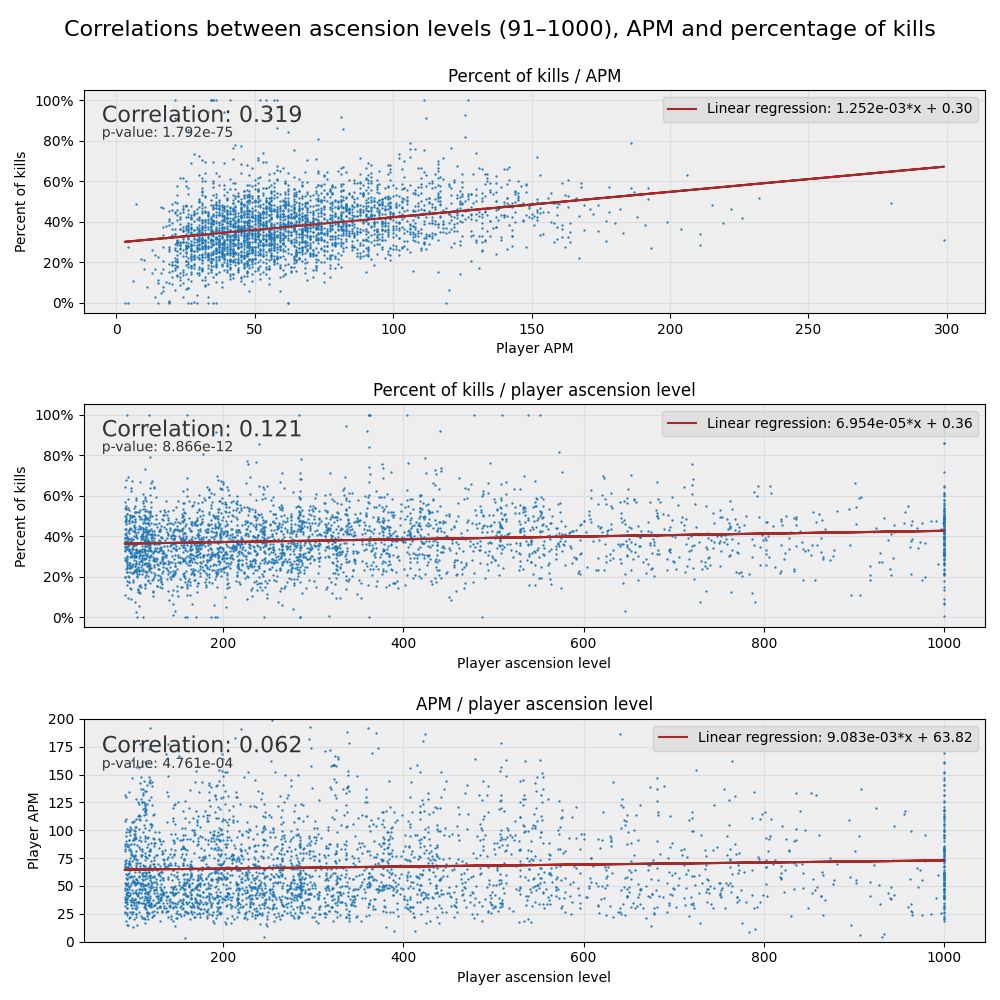

The script that saved this image:
import json
import numpy as np
import matplotlib.pyplot as plt
import matplotlib.ticker as mtick
import matplotlib.patheffects as path_effects
from scipy.stats.stats import pearsonr, linregress

# LOAD DATA
with open('data.json', 'r') as f:
    a = json.load(f)


def check(i):
    return i[1] > 90 and i[2] > 0


kills = np.array([i[0] for i in a if check(i)])
level = np.array([i[1] for i in a if check(i)])
apm = np.array([i[2] for i in a if check(i)])

i = 0


def add_subplot(axis, x, y, xlabel, ylabel, title):
    global i

    pear = pearsonr(x, y)
    reg = linregress(x, y)

    axis[i].grid(color='#ddd',
                 zorder=0)  # Putting grid behind with forced zorder
    axis[i].scatter(x, y, s=0.4, zorder=2)
    axis[i].set_xlabel(xlabel)
    axis[i].set_ylabel(ylabel)
    axis[i].set_title(title)

    # Regression
    axis[i].plot(
        x,
        reg.slope * x + reg.intercept,
        c='brown',
        label=f'Linear regression: {reg.slope:.3e}*x + {reg.intercept:.2f}')
    # Legend
    axis[i].legend(loc="upper right", facecolor='#ddd')

    # Format for percents
    if max(y) < 1.5:
        yformat = mtick.FuncFormatter("{:.0%}".format)
        axis[i].yaxis.set_major_formatter(yformat)

    # Fix ylim for APM
    if max(y) > 100:
        axis[i].set_ylim([0, 200])

    # Data correlation
    xpos = (axis[i].get_xlim()[1] -
            axis[i].get_xlim()[0]) * 0.02 + axis[i].get_xlim()[0]

    effects = [
        path_effects.SimplePatchShadow(offset=(0.5, -0.5),
                                       alpha=1,
                                       shadow_rgbFace='#eee'),
        path_effects.Normal()
    ]

    color = '#333'
    text = axis[i].text(xpos,
                        axis[i].get_ylim()[1] * 0.85,
                        f'Correlation: {pear[0]:.3f}',
                        fontsize=16,
                        c=color,
                        path_effects=effects)

    # Data p-value
    axis[i].text(xpos,
                 axis[i].get_ylim()[1] * 0.78,
                 f'p-value: {pear[1]:.3e}',
                 fontsize=10,
                 c=color,
                 path_effects=effects)

    # Facecolor
    axis[i].set_facecolor('#eee')
    # Update index
    i += 1


def get_graphs():
    fig, axis = plt.subplots(3, 1, figsize=(10, 10))

    # APM - KILLS
    add_subplot(axis=axis,
                x=apm,
                y=kills,
                xlabel='Player APM',
                ylabel='Percent of kills',
                title="Percent of kills / APM")

    # LEVEL - KILLS
    add_subplot(axis=axis,
                x=level,
                y=kills,
                xlabel='Player ascension level',
                ylabel='Percent of kills',
                title="Percent of kills / player ascension level")

    # Level - APM
    add_subplot(axis=axis,
                x=level,
                y=apm,
                xlabel='Player ascension level',
                ylabel='Player APM',
                title="APM / player ascension level")

    # Figure title
    fig.suptitle(
        'Correlations between ascension levels (91–1000), APM and percentage of kills',
        fontsize=16)

    plt.tight_layout(h_pad=2)  # Padding between plots
    plt.subplots_adjust(top=0.91)  # Adjust title padding
    plt.savefig('corr.png')
    # plt.show()


def get_heatmap():
    corr_matrix = np.corrcoef([level, apm, kills])

    fig, ax = plt.subplots()
    im = ax.imshow(corr_matrix)
    im.set_clim(-1, 1)
    ax.grid(False)

    names = ('Level', 'APM', 'Kills')
    ax.xaxis.set(ticks=(0, 1, 2), ticklabels=names)
    ax.yaxis.set(ticks=(0, 1, 2), ticklabels=names)
    ax.set_ylim(2.5, -0.5)
    for i in range(3):
        for j in range(3):
            ax.text(j,
                    i,
                    f"{corr_matrix[i, j]:.2f}",
                    ha='center',
                    va='center',
                    color='black')
    cbar = ax.figure.colorbar(im, ax=ax, format='% .2f')
    plt.savefig('heatmap.png')
    # plt.show()


get_graphs()
# get_heatmap()